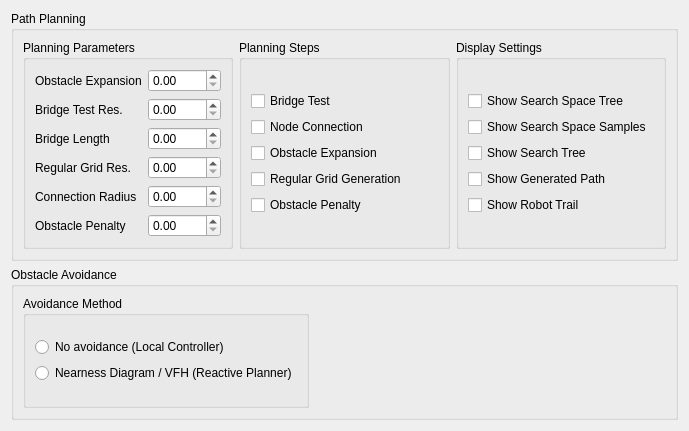
<?xml version="1.0" encoding="UTF-8"?>
<ui version="4.0">
 <class>PlanningSettings</class>
 <widget class="QWidget" name="PlanningSettings">
  <property name="geometry">
   <rect>
    <x>0</x>
    <y>0</y>
    <width>689</width>
    <height>431</height>
   </rect>
  </property>
  <property name="windowTitle">
   <string>Form</string>
  </property>
  <layout class="QVBoxLayout" name="verticalLayout">
   <item>
    <layout class="QHBoxLayout" name="horizontalLayout_2">
     <item>
      <widget class="QGroupBox" name="groupBox">
       <property name="title">
        <string>Path Planning</string>
       </property>
       <layout class="QHBoxLayout" name="horizontalLayout_3">
        <item>
         <layout class="QHBoxLayout" name="horizontalLayout">
          <item>
           <widget class="QGroupBox" name="groupBox_4">
            <property name="title">
             <string>Planning Parameters</string>
            </property>
            <layout class="QGridLayout" name="gridLayout_2">
             <item row="0" column="0">
              <layout class="QGridLayout" name="gridLayout">
               <item row="0" column="0">
                <widget class="QLabel" name="label">
                 <property name="text">
                  <string>Obstacle Expansion</string>
                 </property>
                </widget>
               </item>
               <item row="0" column="1">
                <widget class="QDoubleSpinBox" name="obstExpRadSB"/>
               </item>
               <item row="5" column="0">
                <widget class="QLabel" name="label_2">
                 <property name="text">
                  <string>Obstacle Penalty</string>
                 </property>
                </widget>
               </item>
               <item row="1" column="0">
                <widget class="QLabel" name="label_3">
                 <property name="text">
                  <string>Bridge Test Res.</string>
                 </property>
                </widget>
               </item>
               <item row="3" column="0">
                <widget class="QLabel" name="label_4">
                 <property name="text">
                  <string>Regular Grid Res.</string>
                 </property>
                </widget>
               </item>
               <item row="2" column="0">
                <widget class="QLabel" name="label_5">
                 <property name="text">
                  <string>Bridge Length</string>
                 </property>
                </widget>
               </item>
               <item row="4" column="0">
                <widget class="QLabel" name="label_6">
                 <property name="text">
                  <string>Connection Radius</string>
                 </property>
                </widget>
               </item>
               <item row="1" column="1">
                <widget class="QDoubleSpinBox" name="bridgeTestResSB"/>
               </item>
               <item row="2" column="1">
                <widget class="QDoubleSpinBox" name="bridgeSegLenSB"/>
               </item>
               <item row="3" column="1">
                <widget class="QDoubleSpinBox" name="regGridResSB"/>
               </item>
               <item row="4" column="1">
                <widget class="QDoubleSpinBox" name="nodeConRadSB"/>
               </item>
               <item row="5" column="1">
                <widget class="QDoubleSpinBox" name="obstPenRadSB"/>
               </item>
              </layout>
             </item>
            </layout>
           </widget>
          </item>
          <item>
           <widget class="QGroupBox" name="groupBox_5">
            <property name="title">
             <string>Planning Steps</string>
            </property>
            <layout class="QVBoxLayout" name="verticalLayout_3">
             <item>
              <layout class="QVBoxLayout" name="verticalLayout_2">
               <item>
                <widget class="QCheckBox" name="bridgeTest">
                 <property name="text">
                  <string>Bridge Test</string>
                 </property>
                </widget>
               </item>
               <item>
                <widget class="QCheckBox" name="connectNodes">
                 <property name="text">
                  <string>Node Connection</string>
                 </property>
                </widget>
               </item>
               <item>
                <widget class="QCheckBox" name="expandObst">
                 <property name="text">
                  <string>Obstacle Expansion</string>
                 </property>
                </widget>
               </item>
               <item>
                <widget class="QCheckBox" name="regGrid">
                 <property name="text">
                  <string>Regular Grid Generation</string>
                 </property>
                </widget>
               </item>
               <item>
                <widget class="QCheckBox" name="obstPenalty">
                 <property name="text">
                  <string>Obstacle Penalty</string>
                 </property>
                </widget>
               </item>
              </layout>
             </item>
            </layout>
           </widget>
          </item>
          <item>
           <widget class="QGroupBox" name="groupBox_3">
            <property name="title">
             <string>Display Settings</string>
            </property>
            <layout class="QVBoxLayout" name="verticalLayout_5">
             <item>
              <layout class="QVBoxLayout" name="verticalLayout_4">
               <item>
                <widget class="QCheckBox" name="showSearchSpaceTree">
                 <property name="text">
                  <string>Show Search Space Tree</string>
                 </property>
                </widget>
               </item>
               <item>
                <widget class="QCheckBox" name="showSearchSpaceSamples">
                 <property name="text">
                  <string>Show Search Space Samples</string>
                 </property>
                </widget>
               </item>
               <item>
                <widget class="QCheckBox" name="showSearchTree">
                 <property name="text">
                  <string>Show Search Tree</string>
                 </property>
                </widget>
               </item>
               <item>
                <widget class="QCheckBox" name="showPaths">
                 <property name="text">
                  <string>Show Generated Path</string>
                 </property>
                </widget>
               </item>
               <item>
                <widget class="QCheckBox" name="showRobotTrail">
                 <property name="text">
                  <string>Show Robot Trail</string>
                 </property>
                </widget>
               </item>
              </layout>
             </item>
            </layout>
           </widget>
          </item>
         </layout>
        </item>
       </layout>
      </widget>
     </item>
    </layout>
   </item>
   <item>
    <widget class="QGroupBox" name="groupBox_2">
     <property name="title">
      <string>Obstacle Avoidance</string>
     </property>
     <layout class="QHBoxLayout" name="horizontalLayout_5">
      <item>
       <layout class="QHBoxLayout" name="horizontalLayout_4">
        <item>
         <widget class="QGroupBox" name="groupBox_6">
          <property name="title">
           <string>Avoidance Method</string>
          </property>
          <layout class="QVBoxLayout" name="verticalLayout_7">
           <item>
            <layout class="QVBoxLayout" name="verticalLayout_6">
             <item>
              <widget class="QRadioButton" name="noavoidRadBtn">
               <property name="text">
                <string>No avoidance (Local Controller)</string>
               </property>
              </widget>
             </item>
             <item>
              <widget class="QRadioButton" name="vfhRadBtn">
               <property name="text">
                <string>Nearness Diagram / VFH (Reactive Planner)</string>
               </property>
              </widget>
             </item>
            </layout>
           </item>
          </layout>
         </widget>
        </item>
       </layout>
      </item>
      <item>
       <spacer name="horizontalSpacer">
        <property name="orientation">
         <enum>Qt::Horizontal</enum>
        </property>
        <property name="sizeHint" stdset="0">
         <size>
          <width>40</width>
          <height>20</height>
         </size>
        </property>
       </spacer>
      </item>
     </layout>
    </widget>
   </item>
  </layout>
 </widget>
 <resources/>
 <connections/>
</ui>
